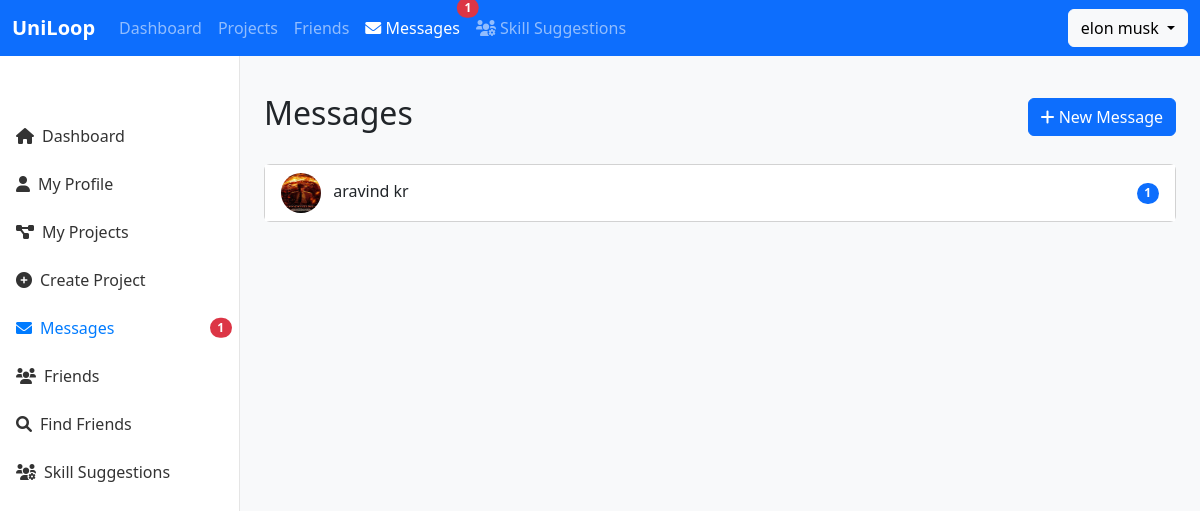
Screenshot of /messages (signed in) with the database file from the repository.
### app.py (models this page shows, shortened)
class User(UserMixin, db.Model):
    id = db.Column(db.Integer, primary_key=True)
    first_name = db.Column(db.String(150), nullable=False)
    last_name = db.Column(db.String(150), nullable=False)
    email = db.Column(db.String(120), unique=True, nullable=False)
    password = db.Column(db.String(255), nullable=False)
    profile_picture = db.Column(db.String(255))
    bio = db.Column(db.String(500))
    college = db.Column(db.String(200))
    github = db.Column(db.String(255))
    linkedin = db.Column(db.String(255))
    profile_visibility = db.Column(db.String(20), default='public')
    friend_request_setting = db.Column(db.String(20), default='everyone')
    owned_projects = db.relationship('Project', back_populates='owner')
    joined_projects = db.relationship('Project',
                                     secondary='project_members',
                                     primaryjoin="User.id == ProjectMember.user_id",
                                     secondaryjoin="ProjectMember.project_id == Project.id",
                                     viewonly=True)
    skills = db.Column(db.Text)

### app.py (the view)
@app.route('/messages')
@login_required
def messages():
    sent_to = db.session.query(User).join(Message, Message.recipient_id == User.id)\
        .filter(Message.sender_id == current_user.id).distinct()
    received_from = db.session.query(User).join(Message, Message.sender_id == User.id)\
        .filter(Message.recipient_id == current_user.id).distinct()
    conversation_partners = sent_to.union(received_from).all()
    unread_counts = {}
    for partner in conversation_partners:
        unread_count = Message.query.filter_by(
            sender_id=partner.id,
            recipient_id=current_user.id,
            is_read=False
        ).count()
        unread_counts[partner.id] = unread_count
    return render_template(
        'messages/conversations.html',
        conversation_partners=conversation_partners,
        unread_counts=unread_counts
    )

### app.py (called while the page is built)
@login_manager.user_loader
def load_user(user_id):
    user = db.session.get(User, user_id)
    return user

### templates/messages/conversations.html
{% extends 'base.html' %}
{% block content %}
<div class="container py-4">
    <div class="row">
        <div class="col-12">
            <div class="d-flex justify-content-between align-items-center mb-4">
                <h2>Messages</h2>
                <a href="{{ url_for('new_message') }}" class="btn btn-primary">
                    <i class="fas fa-plus"></i> New Message
                </a>
            </div>
            <div class="card">
                <div class="card-body p-0">
                    {% if conversation_partners %}
                        <div class="list-group list-group-flush">
                            {% for partner in conversation_partners %}
                                <a href="{{ url_for('conversation', user_id=partner.id) }}" class="list-group-item list-group-item-action d-flex justify-content-between align-items-center">
                                    <div>
                                        {% if partner.profile_picture %}
                                            <img src="{{ url_for('static', filename='uploads/' + partner.profile_picture) }}"
                                                class="rounded-circle me-2" width="40" height="40" alt="{{ partner.first_name }}">
                                        {% else %}
                                            <div class="rounded-circle bg-secondary me-2 d-inline-flex justify-content-center align-items-center"
                                                style="width: 40px; height: 40px; color: white;">
                                                {{ partner.first_name[0] }}{{ partner.last_name[0] }}
                                            </div>
                                        {% endif %}
                                        <span>{{ partner.first_name }} {{ partner.last_name }}</span>
                                    </div>
                                    {% if unread_counts[partner.id] > 0 %}
                                        <span class="badge bg-primary rounded-pill">{{ unread_counts[partner.id] }}</span>
                                    {% endif %}
                                </a>
                            {% endfor %}
                        </div>
                    {% else %}
                        <div class="text-center p-4">
                            <p class="mb-2">No conversations yet.</p>
                            <a href="{{ url_for('new_message') }}" class="btn btn-primary">Start a conversation</a>
                        </div>
                    {% endif %}
                </div>
            </div>
        </div>
    </div>
</div>
{% endblock %}

### templates/base.html (shortened to what this page needs)
<!DOCTYPE html>
<html lang="en">
<head>
    <link href="https://cdn.jsdelivr.net/npm/bootstrap@5.2.3/dist/css/bootstrap.min.css" rel="stylesheet">
    <link rel="stylesheet" href="https://cdnjs.cloudflare.com/ajax/libs/font-awesome/6.0.0/css/all.min.css">
</head>
<body>
    <nav class="navbar navbar-expand-lg navbar-dark bg-primary fixed-top">
        <div class="container-fluid">
            <a class="navbar-brand" href="{{ url_for('dashboard') }}">UniLoop</a>
            <div class="collapse navbar-collapse" id="navbarSupportedContent">
                <ul class="navbar-nav me-auto mb-2 mb-lg-0">
                    <li class="nav-item">
                        <a class="nav-link" href="{{ url_for('dashboard') }}">Dashboard</a>
                    </li>
                    <li class="nav-item">
                        <a class="nav-link" href="{{ url_for('my_projects') }}">Projects</a>
                    </li>
                    <li class="nav-item">
                        <a class="nav-link" href="{{ url_for('friends') }}">Friends</a>
                    </li>
                    <li class="nav-item">
                        <a class="nav-link position-relative" href="{{ url_for('messages') }}">
                            <i class="fas fa-envelope"></i> Messages
                            <span id="unread-badge" class="position-absolute top-0 start-100 translate-middle badge rounded-pill bg-danger d-none">
                            </span>
                        </a>
                    </li>
                    <li class="nav-item">
                        <a class="nav-link" href="{{ url_for('skill_suggestions') }}">
                            <i class="fas fa-users-cog"></i> Skill Suggestions
                        </a>
                    </li>
                </ul>
                <div class="d-flex">
                    <div class="dropdown">
                        <button class="btn btn-light dropdown-toggle" type="button" id="dropdownMenuButton" data-bs-toggle="dropdown" aria-expanded="false">
                            {{ current_user.first_name }} {{ current_user.last_name }}
                        </button>
                    </div>
                </div>
            </div>
        </div>
    </nav>
    <div class="sidebar d-none d-md-block">
        <div class="sidebar-sticky">
            <ul class="nav flex-column">
                <li class="nav-item">
                    <a class="nav-link" href="{{ url_for('dashboard') }}">
                        <i class="fas fa-home me-2"></i>Dashboard
                    </a>
                </li>
                <li class="nav-item">
                    <a class="nav-link" href="{{ url_for('profile') }}">
                        <i class="fas fa-user me-2"></i>My Profile
                    </a>
                </li>
                <li class="nav-item">
                    <a class="nav-link" href="{{ url_for('my_projects') }}">
                        <i class="fas fa-project-diagram me-2"></i>My Projects
                    </a>
                </li>
                <li class="nav-item">
                    <a class="nav-link" href="{{ url_for('create_project') }}">
                        <i class="fas fa-plus-circle me-2"></i>Create Project
                    </a>
                </li>
                <li class="nav-item">
                    <a class="nav-link position-relative" href="{{ url_for('messages') }}">
                        <i class="fas fa-envelope me-2"></i>Messages
                        <span id="sidebar-unread-badge" class="position-absolute top-50 end-0 translate-middle-y badge rounded-pill bg-danger me-2 d-none">
                        </span>
                    </a>
                </li>
                <li class="nav-item">
                    <a class="nav-link" href="{{ url_for('friends') }}">
                        <i class="fas fa-users me-2"></i>Friends
                    </a>
                </li>
                <li class="nav-item">
                    <a class="nav-link" href="{{ url_for('search_friends') }}">
                        <i class="fas fa-search me-2"></i>Find Friends
                    </a>
                </li>
                <li class="nav-item">
                    <a class="nav-link" href="{{ url_for('skill_suggestions') }}">
                        <i class="fas fa-users-cog me-2"></i>Skill Suggestions
                    </a>
                </li>
            </ul>
        </div>
    </div>
    <main role="main">
        <div class="container-fluid">
            {% block content %}{% endblock %}
        </div>
    </main>
</body>
</html>

### templates/base.html (style rules this page uses)
body { background-color: #f8f9fa; }
.navbar-brand { font-weight: bold; }
.nav-link { font-weight: 500; }
.sidebar { position: fixed; top: 56px; bottom: 0; left: 0; z-index: 100; padding: 48px 0 0; box-shadow: inset -1px 0 0 rgba(0, 0, 0, .1); background-color: #fff; }
.sidebar-sticky { position: relative; top: 0; height: calc(100vh - 48px); padding-top: .5rem; overflow-x: hidden; overflow-y: auto; }
.sidebar .nav-link { font-weight: 500; color: #333; padding: .75rem 1rem; }
.sidebar .nav-link.active { color: #007bff; }
main { padding-top: 70px; }
@media (min-width: 768px) { main { padding-left: 240px; } }
@media (min-width: 768px) { .sidebar { width: 240px; } }

### rows the page displays
User: first_name "elon", last_name "musk"
User: profile_picture (picture), first_name "aravind", last_name "kr", id "1"
